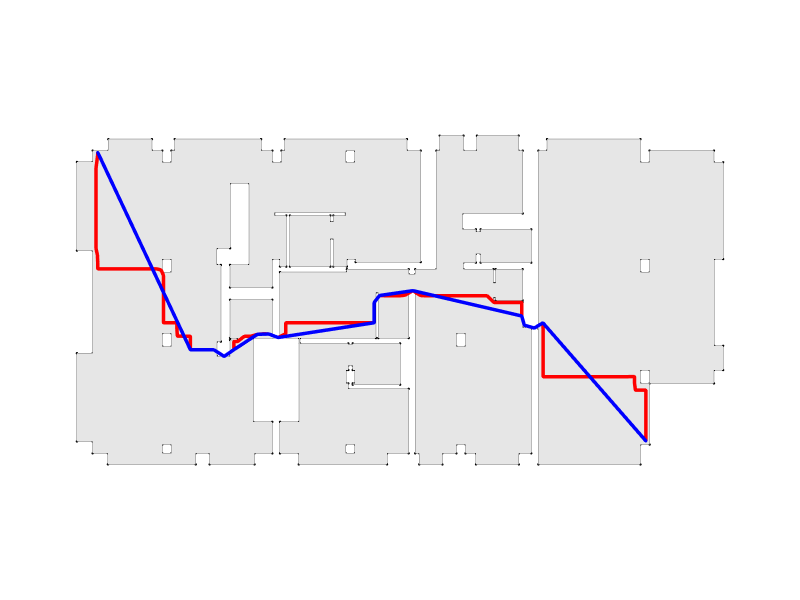

Here is the notebook cell this chart was saved with:
### Code cell
Topology.Show(floorplan, shortest_path, straight_path,
              camera=[0,0,6],
              faceColor=[230,230,230],
              faceOpacity=1,
              edgeColorKey="color",
              edgeWidthKey="width",
              backgroundColor="white",
              width=800,
              height=600,
              renderer=renderer)

### Figure 1 — Plotly figure (JSON) as saved in the notebook; plotly's stock layout.template omitted (floating-point values rounded to 4 significant figures; data arrays with more than 128 entries replaced by an {"elided": "..."} marker saying what was removed)
{"data": [{"customdata": {"elided": "242 str values"}, "hoverinfo": "text", "hovertemplate": {"elided": "242 str values"}, "hovertext": {"elided": "242 str values"}, "legendgroup": "1", "legendrank": 1, "marker": {"color": {"elided": "242 str values"}, "line": {"width": 0}, "opacity": 1, "size": {"elided": "242 float values"}, "sizemode": "diameter", "symbol": "circle"}, "mode": "markers", "name": "1: Untitled (Vertices)", "showlegend": false, "text": {"elided": "242 str values"}, "type": "scatter3d", "x": {"elided": "242 float values"}, "y": {"elided": "242 float values"}, "z": {"elided": "242 int values"}}, {"hoverinfo": "text", "hovertext": [], "legendgroup": "2", "legendrank": 2, "line": {"color": "#000000", "dash": "solid", "width": 1}, "marker": {"color": "#000000", "size": 0.25, "symbol": "circle"}, "mode": "markers+lines", "name": "1: Untitled (Edges)", "showlegend": false, "text": [], "type": "scatter3d", "x": {"elided": "726 float values"}, "y": {"elided": "726 float values"}, "z": {"elided": "726 int values"}}, {"cmax": 1, "cmin": 0, "color": "#E6E6E6", "colorscale": [[0, "#440154"], [0.1111, "#482878"], [0.2222, "#3e4989"], [0.3333, "#31688e"], [0.4444, "#26828e"], [0.5556, "#1f9e89"], [0.6667, "#35b779"], [0.7778, "#6ece58"], [0.8889, "#b5de2b"], [1, "#fde725"]], "flatshading": true, "hoverinfo": "text", "hovertext": "", "i": {"elided": "254 int values"}, "j": {"elided": "254 int values"}, "k": {"elided": "254 int values"}, "legendgroup": "3", "legendrank": 3, "lighting": {"facenormalsepsilon": 0}, "name": "1: Untitled (Faces)", "opacity": 1, "showlegend": false, "showscale": false, "text": "", "type": "mesh3d", "x": {"elided": "242 float values"}, "y": {"elided": "242 float values"}, "z": {"elided": "242 int values"}}, {"customdata": {"elided": "143 str values"}, "hoverinfo": "text", "hovertemplate": {"elided": "143 str values"}, "hovertext": {"elided": "143 str values"}, "legendgroup": "5", "legendrank": 5, "marker": {"color": {"elided": "143 str values"}, "line": {"width": 0}, "opacity": 1, "size": {"elided": "143 float values"}, "sizemode": "diameter", "symbol": "circle"}, "mode": "markers", "name": "2: Untitled (Vertices)", "showlegend": false, "text": {"elided": "143 str values"}, "type": "scatter3d", "x": {"elided": "143 float values"}, "y": {"elided": "143 float values"}, "z": {"elided": "143 int values"}}, {"hoverinfo": "text", "hovertext": [], "legendgroup": "6", "legendrank": 6, "line": {"color": "#FF0000", "dash": "solid", "width": 7}, "marker": {"color": "#FF0000", "size": 1.75, "symbol": "circle"}, "mode": "markers+lines", "name": "2: Untitled (Edges)", "showlegend": false, "text": [], "type": "scatter3d", "x": {"elided": "426 float values"}, "y": {"elided": "426 float values"}, "z": {"elided": "426 int values"}}, {"customdata": ["", "", "", "", "", "", "", "", "", "", "", "", "", "", "", "", ""], "hoverinfo": "text", "hovertemplate": ["Click ", "Click ", "Click ", "Click ", "Click ", "Click ", "Click ", "Click ", "Click ", "Click ", "Click ", "Click ", "Click ", "Click ", "Click ", "Click ", "Click "], "hovertext": ["", "", "", "", "", "", "", "", "", "", "", "", "", "", "", "", ""], "legendgroup": "9", "legendrank": 9, "marker": {"color": ["#000000", "#000000", "#000000", "#000000", "#000000", "#000000", "#000000", "#000000", "#000000", "#000000", "#000000", "#000000", "#000000", "#000000", "#000000", "#000000", "#000000"], "line": {"width": 0}, "opacity": 1, "size": [2.8, 2.8, 2.8, 2.8, 2.8, 2.8, 2.8, 2.8, 2.8, 2.8, 2.8, 2.8, 2.8, 2.8, 2.8, 2.8, 2.8], "sizemode": "diameter", "symbol": "circle"}, "mode": "markers", "name": "3: Untitled (Vertices)", "showlegend": false, "text": ["", "", "", "", "", "", "", "", "", "", "", "", "", "", "", "", ""], "type": "scatter3d", "x": [-192.4, -171.7, -166.5, -164.2, -162.1, -156.9, -154.3, -152.2, -130.9, -130.9, -129.7, -122.2, -98.05, -97.46, -95.25, -93.33, -70.42], "y": [387.4, 343.5, 343.5, 342.0, 343.5, 346.9, 347.0, 346.2, 349.5, 354, 355.6, 356.6, 351, 348.9, 348.3, 349.5, 323.2], "z": [0, 0, 0, 0, 0, 0, 0, 0, 0, 0, 0, 0, 0, 0, 0, 0, 0]}, {"hoverinfo": "text", "hovertext": [], "legendgroup": "10", "legendrank": 10, "line": {"color": "#0000FF", "dash": "solid", "width": 7}, "marker": {"color": "#0000FF", "size": 1.75, "symbol": "circle"}, "mode": "markers+lines", "name": "3: Untitled (Edges)", "showlegend": false, "text": [], "type": "scatter3d", "x": [-192.4, -171.7, null, -171.7, -166.5, null, -166.5, -164.2, null, -164.2, -162.1, null, -162.1, -156.9, null, -156.9, -154.3, null, -154.3, -152.2, null, -152.2, -130.9, null, -130.9, -130.9, null, -130.9, -129.7, null, -129.7, -122.2, null, -122.2, -98.05, null, -98.05, -97.46, null, -97.46, -95.25, null, -95.25, -93.33, null, -93.33, -70.42, null], "y": [387.4, 343.5, null, 343.5, 343.5, null, 343.5, 342.0, null, 342.0, 343.5, null, 343.5, 346.9, null, 346.9, 347.0, null, 347.0, 346.2, null, 346.2, 349.5, null, 349.5, 354, null, 354, 355.6, null, 355.6, 356.6, null, 356.6, 351, null, 351, 348.9, null, 348.9, 348.3, null, 348.3, 349.5, null, 349.5, 323.2, null], "z": [0, 0, null, 0, 0, null, 0, 0, null, 0, 0, null, 0, 0, null, 0, 0, null, 0, 0, null, 0, 0, null, 0, 0, null, 0, 0, null, 0, 0, null, 0, 0, null, 0, 0, null, 0, 0, null, 0, 0, null, 0, 0, null]}], "layout": {"autosize": true, "height": 600, "margin": {"b": 40, "l": 40, "r": 40, "t": 40}, "paper_bgcolor": "#FFFFFF", "plot_bgcolor": "#FFFFFF", "scene": {"aspectmode": "data", "camera": {"center": {"x": 0, "y": 0, "z": 0}, "eye": {"x": 0, "y": 0, "z": 6}, "projection": {"type": "perspective"}, "up": {"x": 0, "y": 1, "z": 0}}, "xaxis": {"visible": false}, "yaxis": {"visible": false}, "zaxis": {"visible": false}}, "showlegend": true, "width": 800, "xaxis": {"showgrid": false, "visible": false, "zeroline": false}, "yaxis": {"showgrid": false, "visible": false, "zeroline": false}}}
